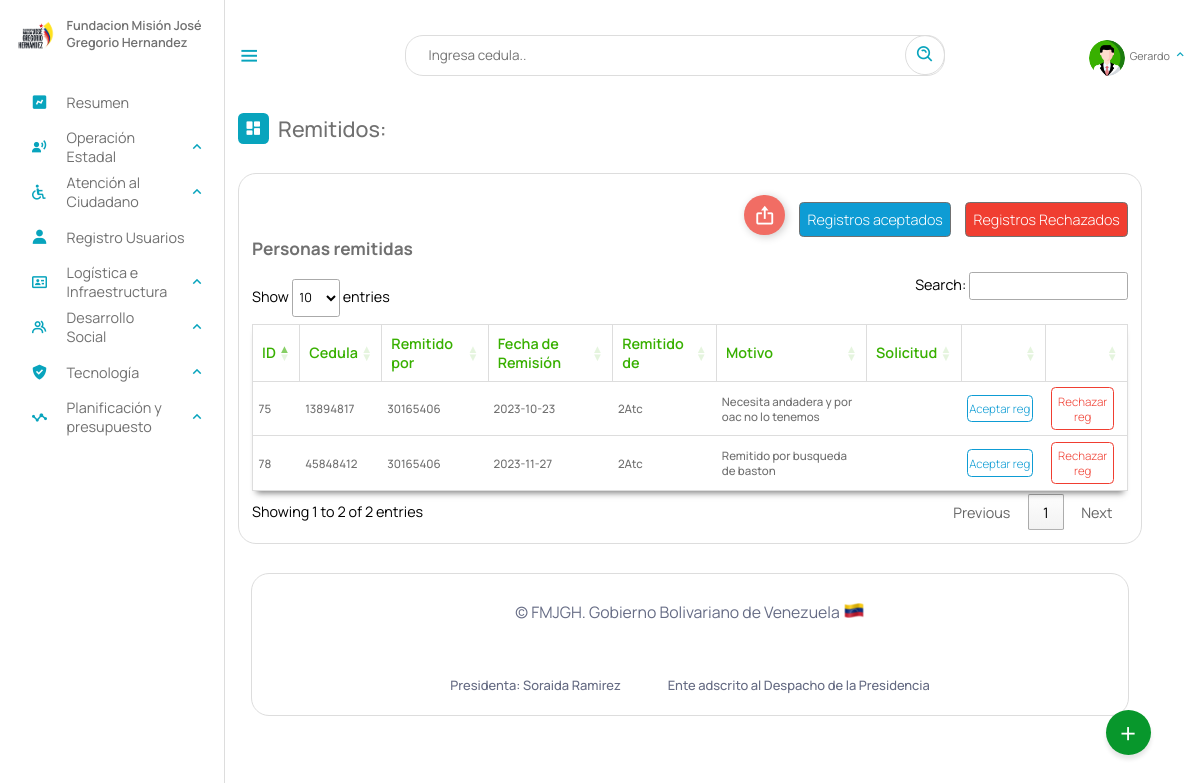
The app's page /Escritorio/01-remitidos_a.php (signed in), older data.
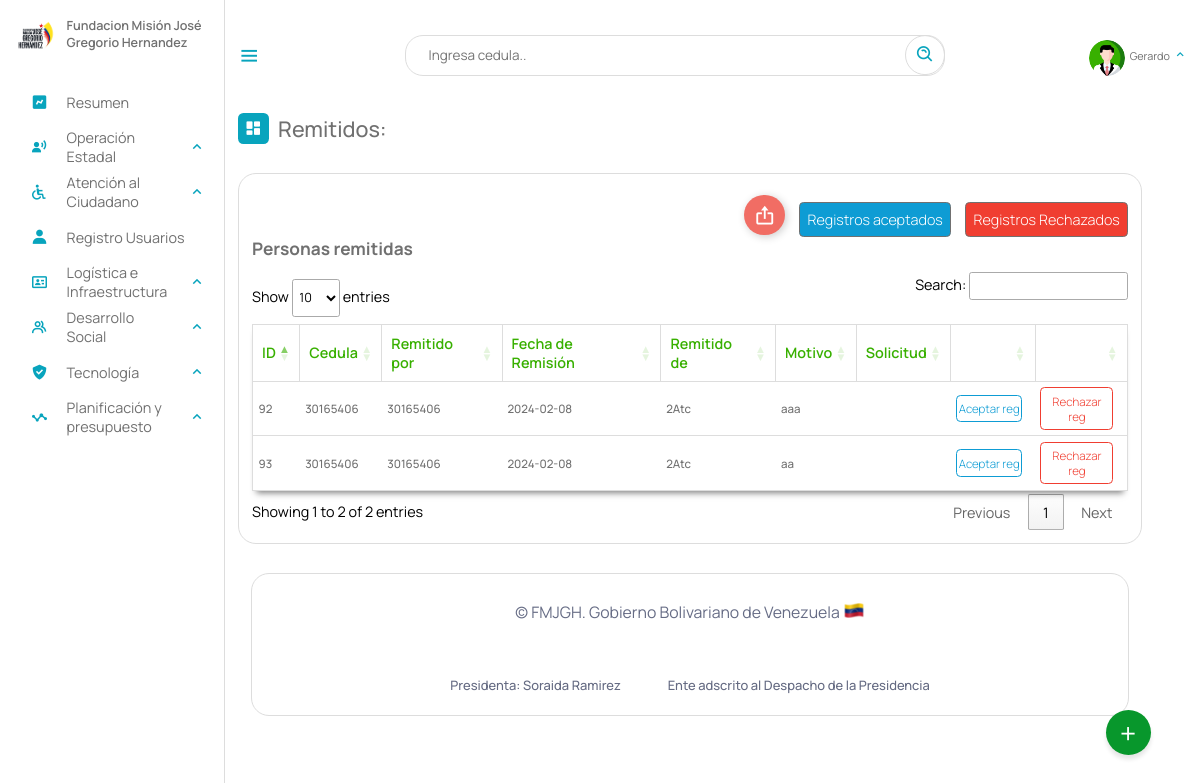
The same page, newer data.
### tables this page shows
CREATE TABLE `remitidos` (
  `id` int(11) NOT NULL AUTO_INCREMENT,
  `cedula` int(12) NOT NULL,
  `departamento` varchar(5) NOT NULL,
  `coordinacion` varchar(12) DEFAULT NULL,
  `por` text NOT NULL,
  `gerencia_remitente` varchar(5) NOT NULL,
  `fecha` date NOT NULL,
  `motivo` text NOT NULL,
  `statu` text DEFAULT NULL,
  PRIMARY KEY (`id`),
  KEY `cedula` (`cedula`),
  KEY `departamento` (`departamento`),
  KEY `gerencia_remitente` (`gerencia_remitente`),
  KEY `coordinacion` (`coordinacion`),
  CONSTRAINT `remitidos_ibfk_1` FOREIGN KEY (`departamento`) REFERENCES `gerencia` (`id`) ON DELETE CASCADE ON UPDATE CASCADE,
  CONSTRAINT `remitidos_ibfk_2` FOREIGN KEY (`gerencia_remitente`) REFERENCES `gerencia` (`id`) ON DELETE CASCADE
);

### php/6-remitir.php (called while the page is built, shortened)
<?php
include_once("ManejadorBD.php");
class remitido extends ManejadorBD{
        private $departamento;
        private $cnn;
        public function __construct($tipoConexion){
            $this->cnn = parent::conectar($tipoConexion);
        }
		public function setdepartamento($departamento)
		{
		    $this->departamento = $departamento;
		}
		public function consultarTodosRemitidoss(){
			try{
				$stmt = $this->cnn->prepare("SELECT * FROM remitidos WHERE departamento = :departamento and statu IS NULL ");
				$stmt->setFetchMode(PDO::FETCH_ASSOC);
				$stmt->bindParam(':departamento', $this->departamento);
				$stmt->execute();
				return $stmt->fetchAll();
	        }catch(PDOException $error) {
				echo "Error: ejecutando consulta SQL.".$error->getMessage();
				exit();
	        }
		}
}

### php/ManejadorBD.php (called while the page is built, shortened)
<?php
	class ManejadorBD extends PDO {
		public $srv	= SRV;
		public $usr	= USR;
		public $pas	= PAS;
		public $dbn	= BDN;
		public function conectar($tipoConexion){
			try{
				switch ($tipoConexion) {
				    case 1:
				        $dsn = "mysql:host=$this->srv;dbname=$this->dbn";
				        break;
				}
				$dbh = new PDO($dsn, $this->usr, $this->pas);
    			$dbh->setAttribute(PDO::ATTR_ERRMODE, PDO::ERRMODE_EXCEPTION);
			}catch(PDOException $error){
                echo "Error al Conectar con la Base de Datos: ".$error->getMessage();
                exit();
			}
            $this->conexionBD = $dbh;
			return $this->conexionBD;
		}
	}
?>

### Escritorio/01-remitidos_a.php (the view, shortened to what this page needs)
<?php
include_once("partearriba.php");
?>
<link rel="stylesheet" type="text/css" href="https://cdn.datatables.net/1.11.3/css/jquery.dataTables.min.css">
<div class="dash-contenido">
    <div class="overview">
        <div class="titulo">
            <i class='bx bxs-dashboard'> </i>
            <span class="link-name">Remitidos: </span>
        </div>
    </div>
    <div class="tabla-atencion">
        <div class="personas-conatencion" style="justify-content:right; align-items: baseline">
            <div class="botones__especiales">
                    <button class="Btn export">
                        <div class="sign">
                            <i class='bx bx-export'></i>
                        </div>
                    </button>
                </div>
            <a class="enlace" style="background-color: #0e9cd4; color:#fff" href="">Registros aceptados</a>
            <a class="enlace" style="background-color: #f03e31; color:#fff" href="">Registros Rechazados</a>
        </div>
        <h2>Personas remitidas</h2>
        <table id="atencionE">
            <thead>
                <tr>
                    <th>ID</th>
                    <th>Cedula</th>
                    <th>Remitido por</th>
                    <th>Fecha de Remisión</th>
                    <th>Remitido de</th>
                    <th>Motivo</th>
                    <th>Solicitud</th>
                    <th></th>
                    <th></th>
                </tr>
            </thead>
            <tbody >
                <?php
                include_once("../php/6-remitir.php");
                $aten = new remitido(1);
                $aten->setdepartamento($gerencia);
                if($rol =="Superusuario" || $rol =="Administrador" || $rol =="coorA" || $gerencia =="2Atc"){
                    $consulta = $aten->consultarTodosRemitidoss();
                }else{
                    $aten->setcoordinacion($coordi);
                    $consulta = $aten->consultarTodosRemitidossXCoordinacion();
                }
                if ($consulta) {
                    foreach ($consulta as $registros) {
                ?>
                        <tr>
                            <td><?php echo $registros["id"] ?></td>
                            <td><?php echo $registros["cedula"] ?></td>
                            <td><?php echo $registros["por"] ?></td>
                            <td><?php echo $registros["fecha"] ?></td>
                            <td><?php echo $registros["gerencia_remitente"] ?></td>
                            <td><?php echo $registros["motivo"] ?></td>
                            <td><?php echo $registros["solicitud"] ?></td>
                            <td><a href="--aceptar_infraestructura.php?id=<?php echo  $registros["id"]; ?>" class="remitir" id="aceptar">Aceptar reg</a></td>
                            <td><a href="--rechazar_remitidos.php?id=<?php echo  $registros["id"]; ?>" class="eliminar" id="rechazar">Rechazar reg</a></td>
                        </tr>
                <?php
                    }
                }
                ?>
            </tbody>
        </table>
    </div>
</div>
<?php
include_once("parteabajo.php");
?>

Row changes from the older to the newer data that the page shows:
removed remitidos: id "75", cedula "13894817", por "30165406", fecha "2023-10-23", gerencia_remitente "2Atc", motivo "Necesita andadera y por oac no lo tenemos"
removed remitidos: id "78", cedula "45848412", por "30165406", fecha "2023-11-27", gerencia_remitente "2Atc", motivo "Remitido por busqueda de baston"
added remitidos: id "92", cedula "30165406", por "30165406", fecha "2024-02-08", gerencia_remitente "2Atc", motivo "aaa"
added remitidos: id "93", cedula "30165406", por "30165406", fecha "2024-02-08", gerencia_remitente "2Atc", motivo "aa"
